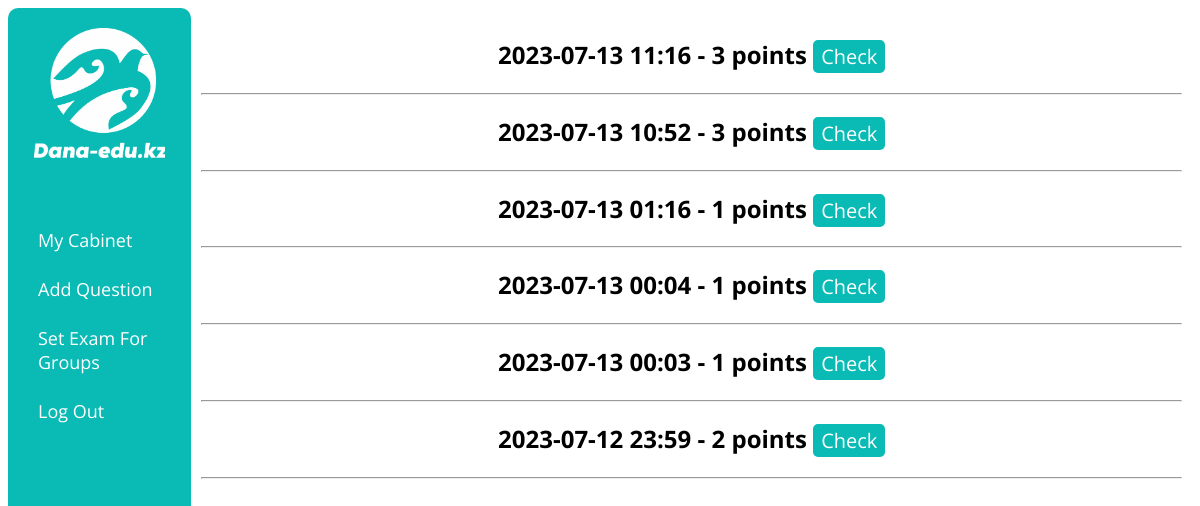
/exam_results (signed in), run on an earlier commit of the app's database.
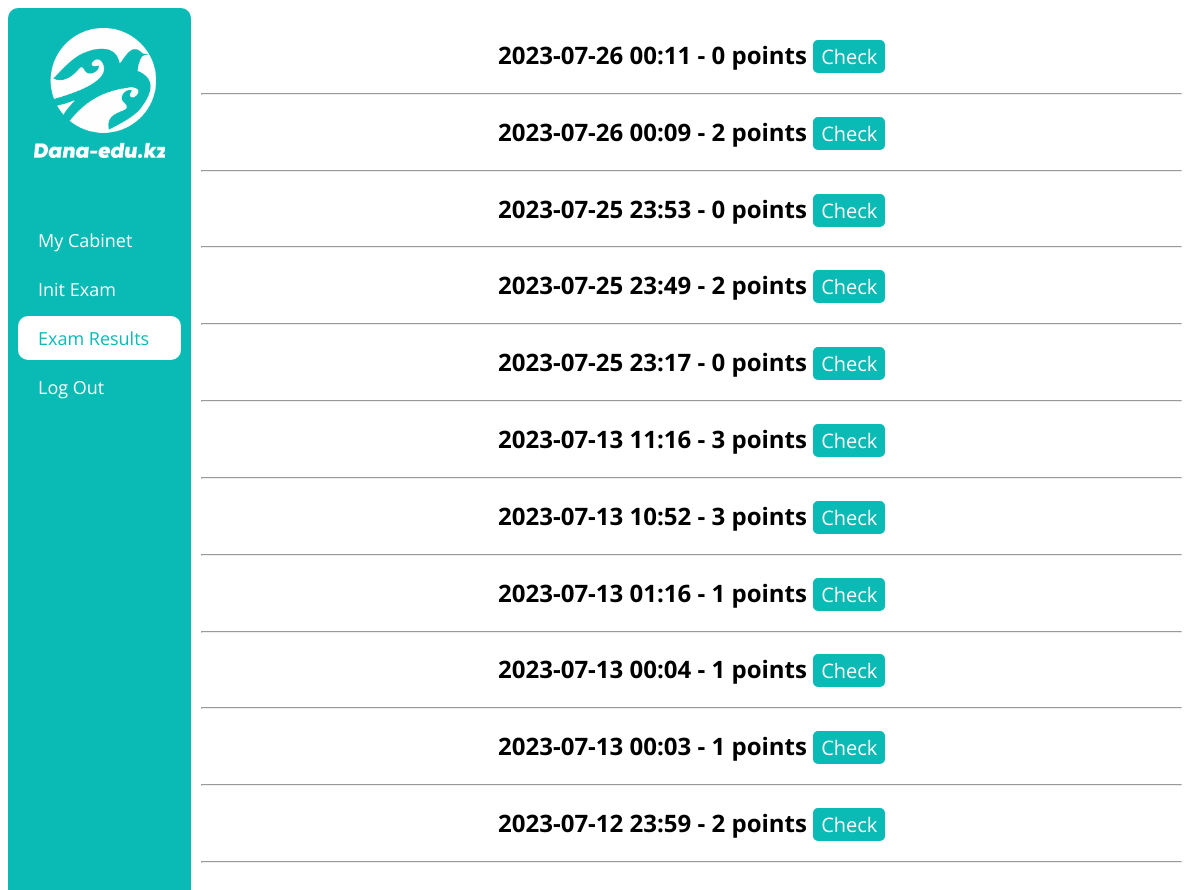
And on a later commit of the database.
### examapp/models.py (models this page shows, shortened)
class Result(models.Model):
    user = models.ForeignKey('CustomUser', on_delete=models.CASCADE)
    variant = models.ForeignKey('Variant', on_delete=models.CASCADE)
    subjects = models.ManyToManyField('Subject')
    starts_at = models.DateTimeField(auto_now=True)
    ends_at = models.DateTimeField(null=True, blank=True)
    points = models.PositiveSmallIntegerField(default=0)
    questions = models.ManyToManyField('Question', blank=True)
    answers = models.ManyToManyField('PupilAnswer', blank=True)

### examapp/views.py (the view)
# urls.py: path('exam_results', examResultsView, name='exam_results_url'),
@login_required(login_url='login_url')
def examResultsView(request):
    results = Result.objects.filter(user=request.user).order_by('-starts_at')
    context = {'results': results, 'urls': getUserUrls(request.user)}
    return render(request, 'exam_results_page.html', context)

### examapp/functions.py (called while the page is built)
def getUserUrls(user) -> []:
    urls = [{'text': 'My Cabinet', 'url': 'cabinet_url'}]
    if user.type == 'PU':
        urls.append({'text': 'Init Exam', 'url': 'exam_init_url'})
        urls.append({'text': 'Exam Results', 'url': 'exam_results_url'})
    if user.type == 'MO':
        urls.append({'text': 'Add Question', 'url': 'add_questions_init_url'})
        urls.append({'text': 'Set Exam For Groups', 'url': 'set_exam_for_groups_url'})
    urls.append({'text': 'Log Out', 'url': 'logout_url'})
    return urls

### templates/exam_results_page.html
{% extends 'base.html' %}
{% block content %}
    {% for result in results %}
        <h2>
            {{ result.starts_at|date:'Y-m-d H:i' }} - {{ result.points }} points
            <button class="btn" onclick="location.href='{% url 'exam_result_url' result.id %}'">Check</button>
        </h2>
        <hr>
    {% endfor %}
{% endblock content %}

What changed in the data, as far as the page shows it:
added Result: starts_at "2023-07-26 00:11", points "0"
added Result: starts_at "2023-07-26 00:09", points "2"
added Result: starts_at "2023-07-25 23:53", points "0"
added Result: starts_at "2023-07-25 23:49", points "2"
added Result: starts_at "2023-07-25 23:17", points "0"
Also different on the page:
new list line: "Init Exam"
new list line: "Exam Results"
list line gone: "Add Question"
list line gone: "Set Exam For Groups"
